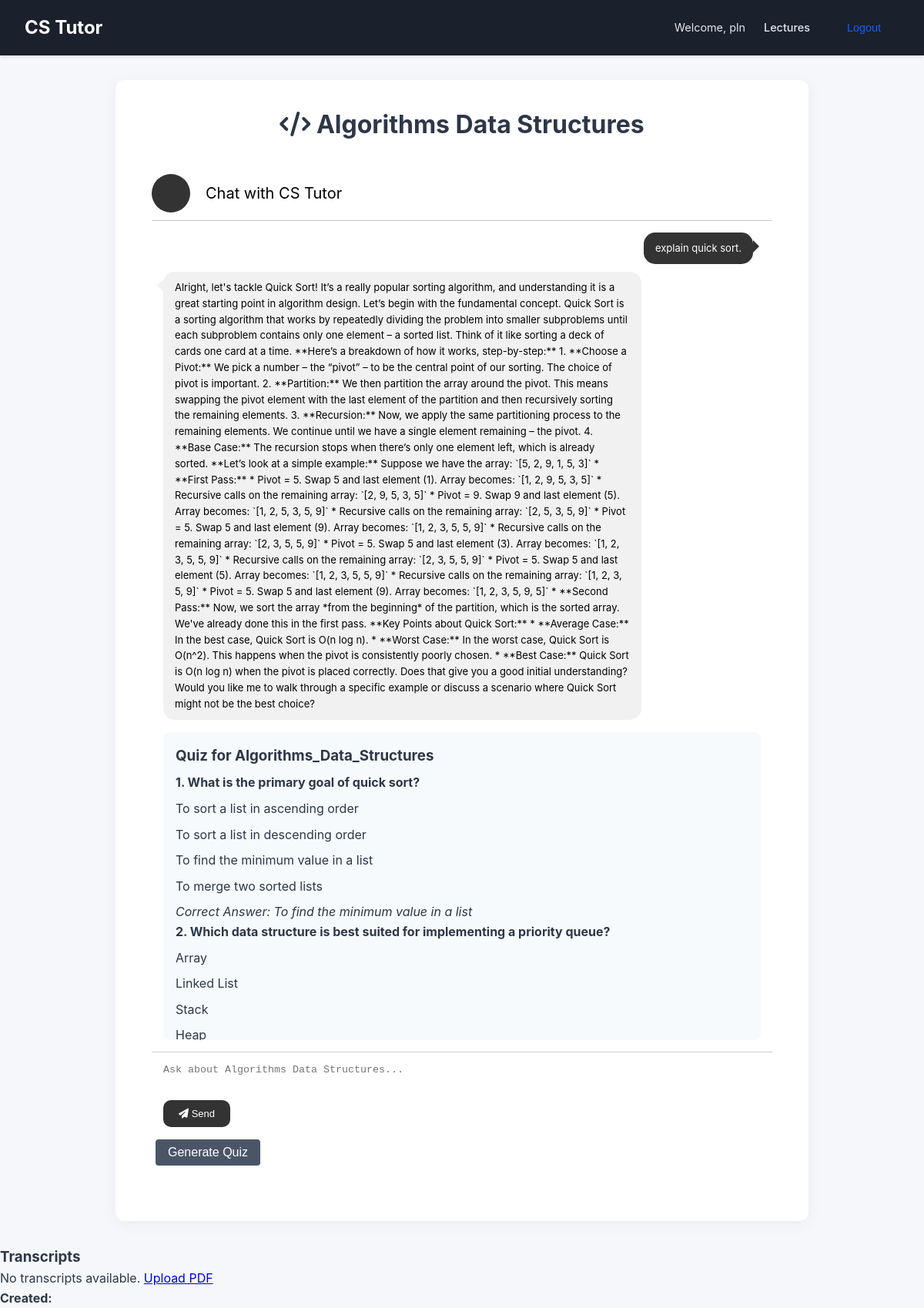
Page /lecture/algorithms_data_structures/ (signed in) on the committed database.
### ai_model/models.py (models this page shows)
class ChatHistory(models.Model):
    user = models.ForeignKey(User, on_delete=models.CASCADE)
    lecture = models.CharField(max_length=100)
    user_input = models.TextField(blank=True)
    bot_response = models.TextField(blank=True)
    quiz_id = models.ForeignKey('Quiz', null=True, blank=True, on_delete=models.SET_NULL)
    created_at = models.DateTimeField(auto_now_add=True)

class Quiz(models.Model):
    user = models.ForeignKey(User, on_delete=models.CASCADE)
    lecture = models.CharField(max_length=100)
    question = models.TextField()
    options = models.JSONField()
    correct_answer = models.TextField()
    created_at = models.DateTimeField(auto_now_add=True)

### ai_model/views.py (the view, shortened to what this page needs)
# urls.py: path('lecture/<str:lecture_name>/', views.lecture_view, name='lecture'),
@login_required
def lecture_view(request, lecture_name):
    lecture_config = {
        'algorithms_data_structures': {
            'prompt_file': 'algorithms_data_structures.txt',
            'template': 'lecture_chat.html',
            'lecture_id': 'algorithms_data_structures'
        },
        'networking': {
            'prompt_file': 'networking.txt',
            'template': 'lecture_chat.html',
            'lecture_id': 'networking'
        },
        'operating_systems': {
            'prompt_file': 'operating_systems.txt',
            'template': 'lecture_chat.html',
            'lecture_id': 'operating_systems'
        },
    }
    config = lecture_config.get(lecture_name)
    if not config:
        logger.error(f"Lecture not found: {lecture_name}")
        return render(request, '404.html', {'error': 'Lecture not found'}, status=404)
    start_time = time.time()
    cache_key = f'chat_history:{request.user.id}:{lecture_name}'
    cached_history = cache.get(cache_key)
    if cached_history:
        logger.info(f"Cache hit for {cache_key}, time: {time.time() - start_time:.3f}s")
        chat_history = cached_history
    else:
        logger.info(f"Cache miss for {cache_key}, querying SQLite")
        chat_history = ChatHistory.objects.filter(
            user=request.user, lecture=config['lecture_id']
        ).order_by('created_at')
        cache.set(cache_key, list(chat_history), timeout=3600)
        logger.info(f"Cached {cache_key}, time: {time.time() - start_time:.3f}s")
    quizzes = Quiz.objects.filter(user=request.user, lecture=lecture_name).order_by('created_at')
    transcripts = Transcript.objects.filter(user=request.user, lecture=lecture_name).order_by('-created_at')
    return render(request, config['template'], {
        "chat_history": chat_history,
        "quizzes": quizzes,
        "transcripts": transcripts,  # Add transcripts
        "lecture_name": lecture_name,
        "lecture_title": lecture_name.replace('_', ' ').title(),
    })

### templates/lecture_chat.html (shortened to what this page needs)
<!DOCTYPE html>
<html lang="en">
  {% load static %}
  <head>
    <link rel="stylesheet" href="{% static 'css/style.css' %}" />
    <link rel="stylesheet" href="{% static 'css/chat.css' %}" />
    <link
      rel="stylesheet"
      href="https://cdnjs.cloudflare.com/ajax/libs/font-awesome/6.4.0/css/all.min.css"
    />
  </head>
  <body>
    <header>
      <nav class="navbar">
        <a href="{% url 'lecture_list' %}" class="nav-brand">CS Tutor</a>
        <div class="nav-links">
          <span>Welcome, {{ request.user.username }}</span>
          <a href="{% url 'lecture_list' %}">Lectures</a>
          <form
            method="post"
            action="{% url 'logout' %}"
            style="display: inline"
          >
            <button type="submit" class="nav-button">Logout</button>
          </form>
        </div>
      </nav>
    </header>
    <main class="container">
      <h2>
        <i
          class="fas {% if lecture_name == 'algorithms_data_structures' %}fa-code{% elif lecture_name == 'networking' %}fa-network-wired{% else %}fa-server{% endif %}"
        ></i>
        {{ lecture_title }}
      </h2>
      <div class="card-container">
        <div class="card-header">
          <div class="img-avatar"></div>
          <div class="text-chat">Chat with CS Tutor</div>
        </div>
        <div class="card-body">
          <div class="messages-container" id="chat-box">
    {% include "partials/lecture_chat.html" %}
          </div>
          <div class="message-input">
            <form method="post" id="chat-form">
              <textarea
                name="question"
                id="user-question"
                placeholder="Ask about {{ lecture_title }}..."
                class="message-send"
                required
              ></textarea>
              <button type="submit" class="button-send">
                <i class="fas fa-paper-plane"></i> Send
              </button>
            </form>
            <button class="quiz-generate" id="quiz-generate">
              Generate Quiz
            </button>
          </div>
        </div>
      </div>
    </main>
    <h3>Transcripts</h3>
    {% for transcript in transcripts %}
    <div>
        <p><strong>Created:</strong> {{ transcript.created_at }}</p>
        <p>{{ transcript.transcript_text|truncatewords:50 }}</p>
        <a href="{% url 'transcript_detail' transcript.id %}">View Full Transcript</a>
    </div>
{% empty %}
    <p>No transcripts available. <a href="{% url 'upload_lecture_pdf' lecture_name %}">Upload PDF</a></p>
{% endfor %}
    <div>
        <p><strong>Created:</strong> {{ transcript.created_at }}</p>
    </div>
  </body>
</html>

### templates/partials/lecture_chat.html
{% for message in chat_history %} {% if message.user_input %}
<div class="message-box right">
  <p>{{ message.user_input }}</p>
</div>
{% endif %} {% if message.bot_response %}
<div class="message-box left">
  <p>{{ message.bot_response }}</p>
</div>
{% endif %} {% endfor %} {% if quizzes %}
<div class="quiz-container">
  <h3>Quiz for {{ lecture_name|title }}</h3>
  {% for quiz in quizzes %}
  <div class="quiz-question">
    <p><strong>{{ forloop.counter }}. {{ quiz.question }}</strong></p>
    <ul>
      {% for option in quiz.options %}
      <li>{{ option }}</li>
      {% endfor %}
    </ul>
    <p><em>Correct Answer: {{ quiz.correct_answer }}</em></p>
  </div>
  {% endfor %}
</div>
{% endif %}

### static/css/style.css (style rules this page uses)
* { box-sizing: border-box; margin: 0; padding: 0; }
body { font-family: "Inter", -apple-system, BlinkMacSystemFont, "Segoe UI", Roboto, sans-serif; background-color: #f5f7fa; color: #2d3748; line-height: 1.6; }
.navbar { background-color: #1a202c; padding: 1rem 2rem; display: flex; justify-content: space-between; align-items: center; box-shadow: 0 2px 4px rgba(0, 0, 0, 0.1); }
.nav-brand { color: #ffffff; font-size: 1.5rem; font-weight: 700; text-decoration: none; }
.nav-links { display: flex; align-items: center; gap: 1.5rem; }
.nav-links span { color: #e2e8f0; font-size: 0.9rem; }
.nav-links a { color: #e2e8f0; text-decoration: none; font-weight: 500; font-size: 0.9rem; }
.nav-button { background: none; border: none; color: #115dfc; cursor: pointer; font-weight: 500; font-size: 0.9rem; }
.container { max-width: 900px; margin: 2rem auto; padding: 2rem; background-color: #ffffff; border-radius: 12px; box-shadow: 0 4px 20px rgba(0, 0, 0, 0.05); }
h2 { font-size: 2rem; color: #2d3748; text-align: center; margin-bottom: 1.5rem; }
button { padding: 0.75rem 1.5rem; background-color: #115dfc; color: #ffffff; border: none; border-radius: 6px; cursor: pointer; font-size: 1rem; transition: background-color 0.2s; }

### static/css/chat.css (style rules this page uses)
.card-container { background-color: #fff; border-radius: 10px; padding: 15px; margin: 20px auto; display: flex; flex-direction: column; width: 100%; max-width: 100%; }
.card-header { display: flex; align-items: center; padding-bottom: 10px; border-bottom: 1px solid #ccc; }
.card-header .img-avatar { width: 50px; height: 50px; border-radius: 50%; margin-right: 20px; background-color: #333; }
.card-header .text-chat { color: black; margin: 0; font-size: 20px; }
.card-body { flex: 1; overflow-y: auto; }
.messages-container { padding: 15px; }
.message-box { padding: 10px 15px; margin-bottom: 10px; border-radius: 15px; max-width: 80%; width: fit-content; position: relative; font-size: 13px; }
.message-box.left { background-color: #f1f1f1; color: black; margin-right: 20px; }
.message-box.left::before { content: ''; position: absolute; left: -8px; top: 10px; border-right: 8px solid #f1f1f1; border-top: 8px solid transparent; border-bottom: 8px solid transparent; }
.message-box.right { background-color: #333; color: #fff; margin-left: auto; margin-right: 10px; }
.message-box.right::before { content: ''; position: absolute; right: -8px; top: 10px; border-left: 8px solid #333; border-top: 8px solid transparent; border-bottom: 8px solid transparent; }
.message-input { padding: 5px; border-top: 1px solid #ccc; }
.message-input .message-send { width: 100%; padding: 10px; border: none; border-radius: 10px; resize: none; }
.message-input .button-send { background-color: #333; color: #fff; padding: 10px 20px; border: none; cursor: pointer; margin-left: 10px; border-radius: 10px; font-size: 13px; }

### templates/lecture_chat.html (style rules this page uses)
.quiz-container { margin-top: 1rem; padding: 1rem; background: #f7fafc; border-radius: 8px; }
.quiz-container h3 { margin-bottom: 0.5rem; }
.quiz-container ul { list-style: none; padding: 0; }
.quiz-container li { margin: 0.5rem 0; }
.quiz-generate { background: #4a5568; color: white; padding: 0.5rem 1rem; border-radius: 4px; cursor: pointer; margin-top: 1rem; display: inline-block; }
.quiz-container { margin-top: 1rem; padding: 1rem; background: #f7fafc; border-radius: 8px; max-height: 400px; overflow-y: auto; }

### rows in the picture
ChatHistory: user_input "explain quick sort.", bot_response "Alright, let's tackle Quick Sort! It’s a really popular sorting algorithm, and understanding it is a great starting point in algorithm design. Let’s begin with the fundamental concept. Quick Sort is a sorting algorithm that works by repeatedly dividing the problem into smaller subproblems until each subproblem contains only one element – a sorted list. Think of it like sorting a deck of cards one card at a time. **Here’s a breakdown of how it works, step-by-step:** 1. **Choose a Pivot:** We pick a number – the “pivot” – to be the central point of our sorting. The choice of pivot is important. 2. **Partition:** We then partition the array around the pivot. This means swapping the pivot…"
Quiz: question "What is the primary goal of quick sort?", options "To sort a list in ascending order" "To sort a list in descending order" "To find the minimum value in a list" "To merge two sorted lists", correct_answer "To find the minimum value in a list"
Quiz: question "Which data structure is best suited for implementing a priority queue?", options "Array" "Linked List" "Stack" "Heap"

### other values in the picture
{{ request.user.username }} "pln"
{{ lecture_title }} "Algorithms Data Structures"
{{ lecture_name|title }} "Algorithms_Data_Structures"
